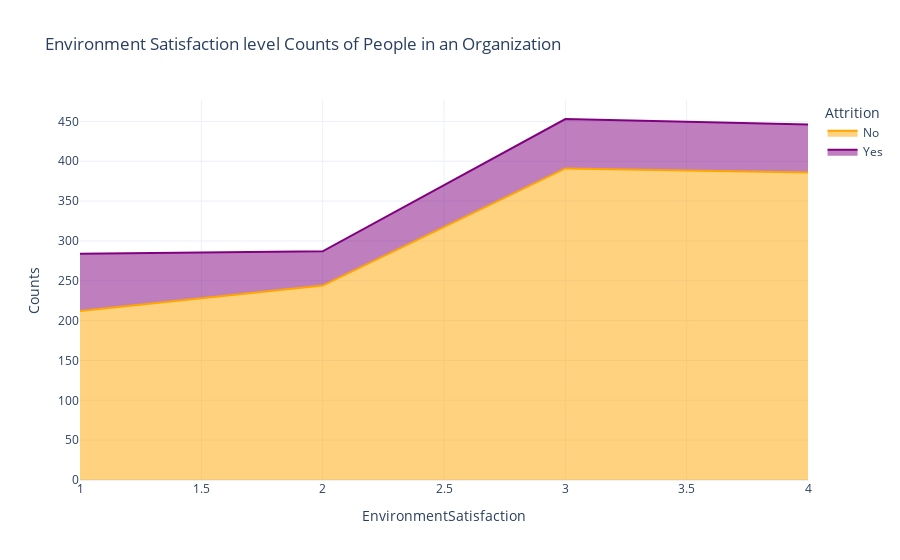

Source (notebook cell):
### Code cell
sats_att=df.groupby(['EnvironmentSatisfaction','Attrition']).apply(lambda x:x['DailyRate'].count()).reset_index(name='Counts')
px.area(sats_att,x='EnvironmentSatisfaction',y='Counts',color='Attrition',color_discrete_sequence=['orange', 'purple'],template='plotly_white',title='Environment Satisfaction level Counts of People in an Organization')

### Figure 1 — Plotly figure (JSON) as saved in the notebook; plotly's stock layout.template omitted (floating-point values rounded to 4 significant figures)
{"data": [{"hovertemplate": "Attrition=No<br>EnvironmentSatisfaction=%{x}<br>Counts=%{y}<extra></extra>", "legendgroup": "No", "line": {"color": "orange"}, "mode": "lines", "name": "No", "orientation": "v", "showlegend": true, "stackgroup": "1", "type": "scatter", "x": [1, 2, 3, 4], "xaxis": "x", "y": [212, 244, 391, 386], "yaxis": "y"}, {"hovertemplate": "Attrition=Yes<br>EnvironmentSatisfaction=%{x}<br>Counts=%{y}<extra></extra>", "legendgroup": "Yes", "line": {"color": "purple"}, "mode": "lines", "name": "Yes", "orientation": "v", "showlegend": true, "stackgroup": "1", "type": "scatter", "x": [1, 2, 3, 4], "xaxis": "x", "y": [72, 43, 62, 60], "yaxis": "y"}], "layout": {"legend": {"title": {"text": "Attrition"}, "tracegroupgap": 0}, "title": {"text": "Environment Satisfaction level Counts of People in an Organization"}, "xaxis": {"anchor": "y", "domain": [0, 1], "title": {"text": "EnvironmentSatisfaction"}}, "yaxis": {"anchor": "x", "domain": [0, 1], "title": {"text": "Counts"}}}}
